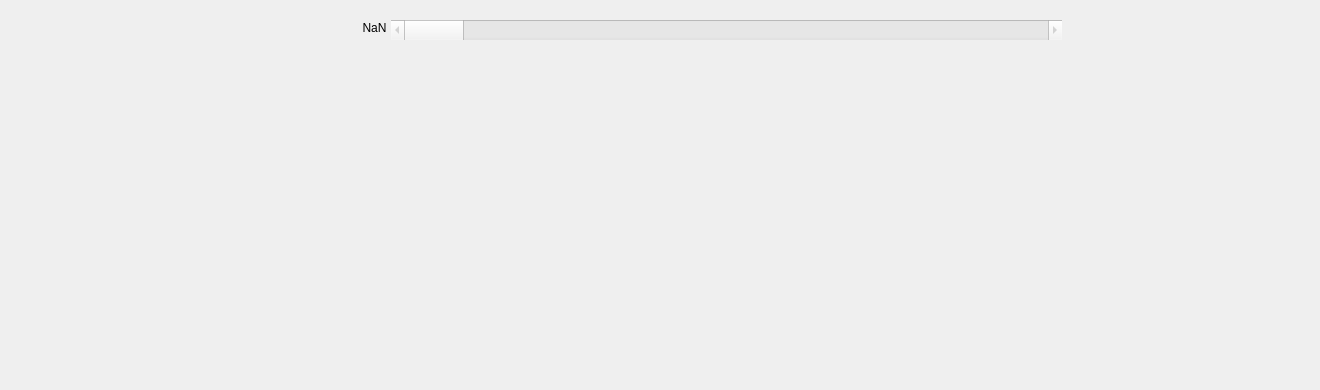
            <widget class="QWidget" name="tab_9">
             <attribute name="title">
              <string>Cytosol Linearized  Profile </string>
             </attribute>
             <widget class="QWidget" name="MplWidget_13" native="true">
              <property name="geometry">
               <rect>
                <x>0</x>
                <y>0</y>
                <width>1311</width>
                <height>381</height>
               </rect>
              </property>
             </widget>
             <widget class="QScrollBar" name="horizontalScrollBar_5">
              <property name="enabled">
               <bool>false</bool>
              </property>
              <property name="geometry">
               <rect>
                <x>391</x>
                <y>20</y>
                <width>671</width>
                <height>20</height>
               </rect>
              </property>
              <property name="toolTip">
               <string>&lt;html&gt;&lt;head/&gt;&lt;body&gt;&lt;p&gt;Channel-Stack Slider&lt;/p&gt;&lt;/body&gt;&lt;/html&gt;</string>
              </property>
              <property name="tracking">
               <bool>false</bool>
              </property>
              <property name="orientation">
               <enum>Qt::Horizontal</enum>
              </property>
              <property name="invertedAppearance">
               <bool>false</bool>
              </property>
              <property name="invertedControls">
               <bool>true</bool>
              </property>
             </widget>
             <widget class="QLabel" name="label_42">
              <property name="geometry">
               <rect>
                <x>351</x>
                <y>21</y>
                <width>47</width>
                <height>13</height>
               </rect>
              </property>
              <property name="text">
               <string>NaN</string>
              </property>
              <property name="alignment">
               <set>Qt::AlignCenter</set>
              </property>
             </widget>
            </widget>
